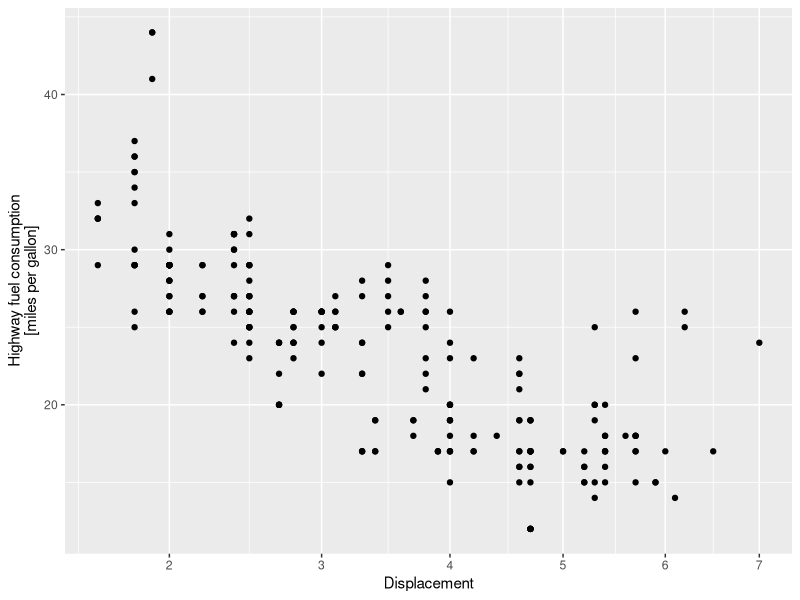

This chart was generated by the following R code:
library(tidyverse)

mpg %>%
  ggplot(aes(x = displ, y = hwy)) +
  geom_point() +
  scale_x_continuous("Displacement") +
  scale_y_continuous("Highway fuel consumption\n[miles per gallon]") +
  coord_trans(x = "sqrt")
